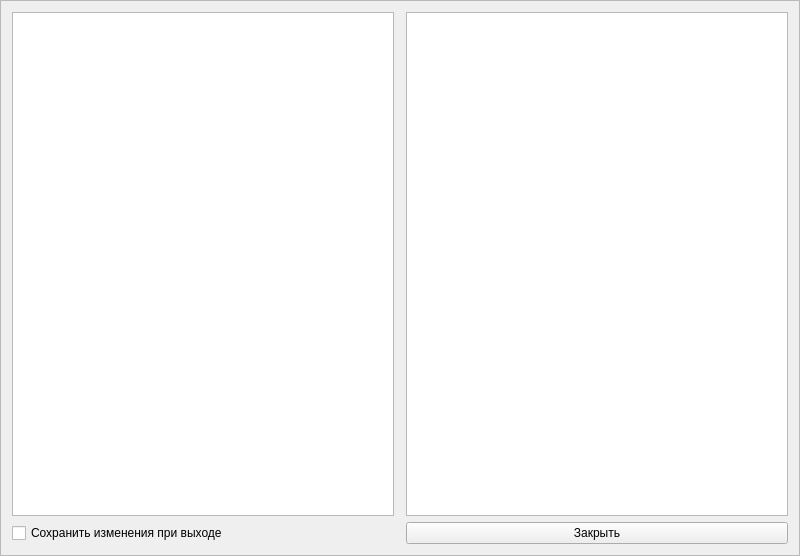
<?xml version="1.0" encoding="UTF-8"?>
<ui version="4.0">
 <class>Frame</class>
 <widget class="QFrame" name="Frame">
  <property name="geometry">
   <rect>
    <x>0</x>
    <y>0</y>
    <width>800</width>
    <height>556</height>
   </rect>
  </property>
  <property name="windowTitle">
   <string notr="true">Создание и редактирование сущностей</string>
  </property>
  <property name="toolTip">
   <string notr="true"/>
  </property>
  <property name="whatsThis">
   <string notr="true"/>
  </property>
  <property name="windowFilePath">
   <string notr="true"/>
  </property>
  <property name="frameShape">
   <enum>QFrame::StyledPanel</enum>
  </property>
  <property name="frameShadow">
   <enum>QFrame::Raised</enum>
  </property>
  <layout class="QGridLayout" name="gridLayout_2">
   <item row="0" column="2">
    <widget class="QTableWidget" name="ETable">
     <property name="toolTip">
      <string>&lt;html&gt;&lt;head/&gt;&lt;body&gt;&lt;p&gt;&lt;span style=&quot; font-size:11pt;&quot;&gt;Окно дерева сущностей (Entity)&lt;/span&gt;&lt;/p&gt;&lt;p&gt;&lt;span style=&quot; font-size:8pt; font-style:italic;&quot;&gt; (пока таблица, над деревом поработаем)&lt;/span&gt;&lt;/p&gt;&lt;/body&gt;&lt;/html&gt;</string>
     </property>
    </widget>
   </item>
   <item row="0" column="4">
    <widget class="QTableWidget" name="EPTable">
     <property name="toolTip">
      <string>&lt;html&gt;&lt;head/&gt;&lt;body&gt;&lt;p&gt;&lt;span style=&quot; font-size:11pt;&quot;&gt;Таблица свойств сущностей (EntityProp) &lt;/span&gt;&lt;/p&gt;&lt;/body&gt;&lt;/html&gt;</string>
     </property>
    </widget>
   </item>
   <item row="0" column="3">
    <widget class="QFrame" name="frame">
     <property name="frameShape">
      <enum>QFrame::StyledPanel</enum>
     </property>
     <property name="frameShadow">
      <enum>QFrame::Raised</enum>
     </property>
    </widget>
   </item>
   <item row="1" column="4">
    <widget class="QPushButton" name="EEClosebt">
     <property name="toolTip">
      <string>Закрыть окно без сохранения изменений</string>
     </property>
     <property name="text">
      <string>Закрыть</string>
     </property>
    </widget>
   </item>
   <item row="1" column="2">
    <widget class="QCheckBox" name="SaveOKcb">
     <property name="text">
      <string>Сохранить изменения при выходе</string>
     </property>
    </widget>
   </item>
  </layout>
 </widget>
 <tabstops>
  <tabstop>ETable</tabstop>
  <tabstop>EPTable</tabstop>
  <tabstop>SaveOKcb</tabstop>
  <tabstop>EEClosebt</tabstop>
 </tabstops>
 <resources/>
 <connections>
  <connection>
   <sender>EEClosebt</sender>
   <signal>clicked()</signal>
   <receiver>Frame</receiver>
   <slot>close()</slot>
   <hints>
    <hint type="sourcelabel">
     <x>600</x>
     <y>534</y>
    </hint>
    <hint type="destinationlabel">
     <x>399</x>
     <y>277</y>
    </hint>
   </hints>
  </connection>
 </connections>
</ui>
